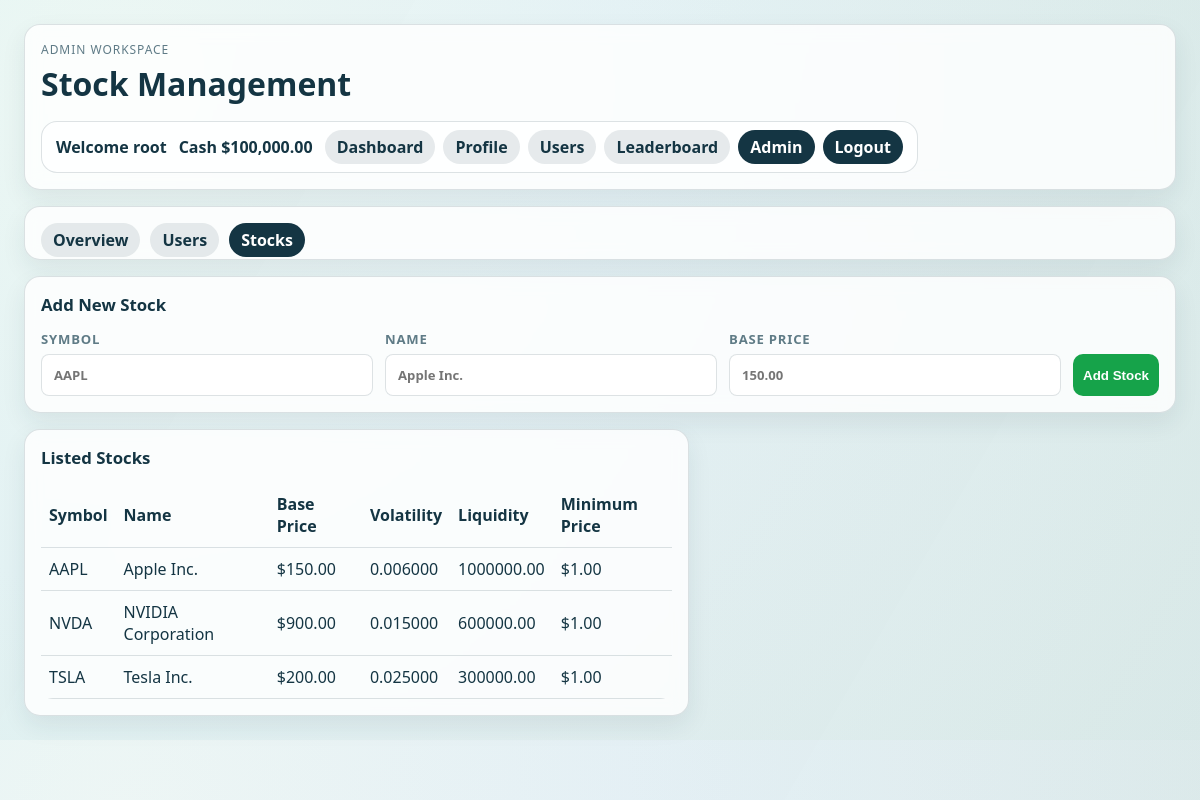
Screenshot of /admin/stocks (signed in) with the database file from the repository.
### models.py (models this page shows, shortened)
class User(UserMixin, db.Model):
    id = db.Column(db.Integer, primary_key=True)
    username = db.Column(db.String(30), unique=True, nullable=False)
    email = db.Column(db.String(120), unique=True, nullable=False)
    password_hash = db.Column(db.String(255), nullable=False)
    is_admin = db.Column(db.Boolean, nullable=False, default=False)
    cash = db.Column(db.Numeric(12, 2), nullable=False, default=Decimal("10000.00"))
    bio = db.Column(db.String(200), nullable=True, default="")
    avatar_url = db.Column(db.String(500), nullable=True, default="")
    hide_holdings = db.Column(db.Boolean, nullable=False, default=False)
    created_at = db.Column(db.DateTime, nullable=False, default=datetime.utcnow)
    holdings = db.relationship("StockHolding", back_populates="user", cascade="all, delete-orphan")
    transactions = db.relationship("StockTransaction", back_populates="user", cascade="all, delete-orphan")

class Stock(db.Model):
    id = db.Column(db.Integer, primary_key=True)
    symbol = db.Column(db.String(10), unique=True, nullable=False)
    name = db.Column(db.String(120), nullable=False)
    base_price = db.Column(db.Numeric(12, 2), nullable=False, default=Decimal("100.00"))
    volatility = db.Column(db.Numeric(8, 6), nullable=False, default=Decimal("0.010000"))
    drift = db.Column(db.Numeric(8, 6), nullable=False, default=Decimal("0.000000"))
    momentum_factor = db.Column(db.Numeric(8, 6), nullable=False, default=Decimal("0.200000"))
    mean_reversion_factor = db.Column(db.Numeric(8, 6), nullable=False, default=Decimal("0.030000"))
    liquidity = db.Column(db.Numeric(14, 2), nullable=False, default=Decimal("500000.00"))
    trade_impact_factor = db.Column(db.Numeric(8, 6), nullable=False, default=Decimal("0.500000"))
    min_price = db.Column(db.Numeric(12, 2), nullable=False, default=Decimal("1.00"))
    created_at = db.Column(db.DateTime, nullable=False, default=datetime.utcnow)
    prices = db.relationship("StockPrice", back_populates="stock", cascade="all, delete-orphan")
    holdings = db.relationship("StockHolding", back_populates="stock", cascade="all, delete-orphan")
    transactions = db.relationship("StockTransaction", back_populates="stock", cascade="all, delete-orphan")

### app.py (the view, shortened to what this page needs)
@app.route("/admin/stocks", methods=["GET", "POST"])
@login_required
@admin_required
def admin_stocks():
    stocks = Stock.query.order_by(Stock.symbol).all()
    return render_template(
        "admin_stocks.html",
        stocks=stocks
    )

### app.py (called while the page is built)
@login_manager.user_loader
def load_user(user_id):
    return User.query.get(int(user_id))

def admin_required(view_func):
    @wraps(view_func)
    def wrapped_view(*args, **kwargs):
        if not current_user.is_authenticated:
            return redirect(url_for("login"))
        if not current_user.is_admin:
            flash("Admin access required.")
            return redirect(url_for("dashboard"))
        return view_func(*args, **kwargs)
    return wrapped_view

### templates/admin_stocks.html (shortened to what this page needs)
<!doctype html>
<html lang="en">
<head>
    <link rel="stylesheet" href="{{ url_for('static', filename='css/dashboard.css') }}">
    <link rel="stylesheet" href="{{ url_for('static', filename='css/admin_stocks.css') }}">
</head>
<body>
    <div class="dashboard-bg"></div>
    <main class="dashboard">
        <header class="page-header panel">
            <div>
                <p class="kicker">Admin Workspace</p>
                <h1>Stock Management</h1>
            </div>
            {% include "_main_nav.html" %}
        </header>
        {% include "_admin_nav.html" %}
        <section class="panel stock-form-panel">
            <h2>Add New Stock</h2>
            <form method="POST" class="stock-form">
                <label>
                    Symbol
                    <input type="text" name="symbol" placeholder="AAPL" required>
                </label>
                <label>
                    Name
                    <input type="text" name="name" placeholder="Apple Inc." required>
                </label>
                <label>
                    Base Price
                    <input type="number" step="0.01" name="base_price" placeholder="150.00" required>
                </label>
                <button class="btn buy" type="submit">Add Stock</button>
            </form>
        </section>
        <section class="panel holding-area">
            <h2>Listed Stocks</h2>
            <div class="table-wrap">
                <table>
                    <thead>
                        <tr>
                            <th>Symbol</th>
                            <th>Name</th>
                            <th>Base Price</th>
                            <th>Volatility</th>
                            <th>Liquidity</th>
                            <th>Minimum Price</th>
                        </tr>
                    </thead>
                    <tbody>
                        {% for stock in stocks %}
                        <tr>
                            <td>{{ stock.symbol }}</td>
                            <td>{{ stock.name }}</td>
                            <td>${{ "%.2f"|format(stock.base_price) }}</td>
                            <td>{{ stock.volatility }}</td>
                            <td>{{ stock.liquidity }}</td>
                            <td>${{ "%.2f"|format(stock.min_price) }}</td>
                        </tr>
                        {% endfor %}
                    </tbody>
                </table>
            </div>
        </section>
    </main>
</body>
</html>

### templates/_main_nav.html
<div class="header-actions">
    <div class="user-panel">
        <div class="user-summary">
            <p class="welcome-text">Welcome {{ current_user.username }}</p>
            <p class="welcome-text">Cash <span id="accountCash">${{ "{:,.2f}".format(current_user.cash|float) }}</span></p>
        </div>
        <nav class="user-links" aria-label="Main navigation">
            <a class="action-link secondary {% if request.endpoint == 'dashboard' %}active{% endif %}" href="{{ url_for('dashboard') }}">Dashboard</a>
            <a class="action-link secondary {% if request.endpoint == 'profile' %}active{% endif %}" href="{{ url_for('profile') }}">Profile</a>
            <a class="action-link secondary {% if request.endpoint == 'users' %}active{% endif %}" href="{{ url_for('users') }}">Users</a>
            <a class="action-link secondary {% if request.endpoint == 'leaderboard' %}active{% endif %}" href="{{ url_for('leaderboard') }}">Leaderboard</a>
            {% if current_user.is_admin %}
                <a class="action-link secondary {% if request.endpoint in ['admin_dashboard', 'admin_users', 'admin_stocks', 'toggle_admin_role'] %}active{% endif %}" href="{{ url_for('admin_dashboard') }}">Admin</a>
            {% endif %}
            <a class="action-link" href="{{ url_for('logout') }}">Logout</a>
        </nav>
    </div>
</div>

### static/css/dashboard.css (style rules this page uses)
:root { --bg-1: #f6fbff; --bg-2: #e8f5f0; --ink: #143543; --muted: #5f7b86; --panel: rgba(255, 255, 255, 0.82); --line: rgba(20, 53, 67, 0.14); --buy: #16a34a; --sell: #dc2626; --up: #16a34a; --down: #dc2626; }
* { box-sizing: border-box; }
body { margin: 0; font-family: "Avenir Next", "Segoe UI", sans-serif; color: var(--ink); background: radial-gradient(circle at 10% 10%, #ffffff 0%, var(--bg-1) 40%, var(--bg-2) 100%); min-width: 320px; }
.dashboard-bg { position: fixed; inset: 0; background-image: linear-gradient(120deg, rgba(12, 158, 108, 0.08) 0%, rgba(19, 73, 125, 0.07) 100%); pointer-events: none; z-index: 0; }
.dashboard { position: relative; z-index: 1; display: grid; gap: 16px; grid-template-columns: repeat(12, 1fr); padding: clamp(12px, 2vw, 24px); max-width: 1280px; margin: 0 auto; }
.panel { background: var(--panel); border: 1px solid var(--line); border-radius: 16px; padding: 16px; backdrop-filter: blur(8px); box-shadow: 0 10px 24px rgba(21, 45, 64, 0.08); }
.page-header { grid-column: 1 / -1; display: flex; justify-content: space-between; align-items: center; gap: 16px; flex-wrap: wrap; }
.page-header > div:first-child { min-width: 220px; }
.header-actions { display: flex; align-items: center; gap: 12px; flex-wrap: wrap; justify-content: flex-end; min-width: min(100%, 680px); }
.user-panel { display: flex; align-items: center; gap: 12px; padding: 8px 14px; border: 1px solid var(--line); border-radius: 16px; background: rgba(255, 255, 255, 0.72); flex-wrap: wrap; justify-content: flex-end; width: 100%; }
.user-summary { display: flex; align-items: center; gap: 12px; flex-wrap: wrap; }
.user-summary .welcome-text:first-child { max-width: 180px; overflow: hidden; text-overflow: ellipsis; white-space: nowrap; }
.welcome-text { margin: 0; font-weight: 600; color: var(--ink); }
.user-links { display: flex; align-items: center; gap: 8px; flex-wrap: wrap; justify-content: flex-end; }
.action-link { display: inline-flex; align-items: center; justify-content: center; min-height: 34px; padding: 0 12px; border-radius: 999px; background: var(--ink); color: #fff; text-decoration: none; font-weight: 600; white-space: nowrap; line-height: 1; }
.action-link.secondary { background: rgba(20, 53, 67, 0.1); color: var(--ink); }
.action-link.active { background: var(--ink); color: #fff; }
.kicker { text-transform: uppercase; letter-spacing: 0.08em; font-size: 0.75rem; color: var(--muted); margin: 0 0 4px; }
h1 { margin: 0; font-size: clamp(1.4rem, 2.8vw, 2rem); }
h2 { margin: 0 0 14px; font-size: 1.05rem; }
label { display: grid; gap: 6px; font-size: 0.92rem; color: var(--muted); }
input, select { border: 1px solid var(--line); border-radius: 10px; padding: 10px; font-size: 1rem; color: var(--ink); background: #fff; min-width: 0; }
.btn { border: none; border-radius: 10px; padding: 10px; font-weight: 700; cursor: pointer; color: #fff; }
.btn.buy { background: var(--buy); }
.holding-area { grid-column: span 7; }
table { width: 100%; border-collapse: collapse; min-width: 640px; }
.table-wrap { max-width: 100%; overflow-x: auto; -webkit-overflow-scrolling: touch; border-radius: 12px; }
th, td { text-align: left; padding: 10px 8px; border-bottom: 1px solid var(--line); }

### static/css/admin_stocks.css (style rules this page uses)
.admin-messages, .stock-form-panel { grid-column: 1 / -1; }
.stock-form { display: grid; grid-template-columns: repeat(3, minmax(160px, 1fr)) auto; gap: 12px; align-items: end; }
.stock-form label { display: flex; flex-direction: column; gap: 6px; color: var(--muted); font-size: 0.82rem; font-weight: 700; text-transform: uppercase; letter-spacing: 0.06em; }
.stock-form input { width: 100%; min-height: 42px; border: 1px solid var(--line); border-radius: 8px; padding: 10px 12px; color: var(--ink); font: inherit; box-sizing: border-box; }
.stock-form button { min-height: 42px; white-space: nowrap; }

### rows the page displays
User: username "root", cash "100,000.00"
Stock: symbol "AAPL", name "Apple Inc.", base_price "150.00", volatility "0.006000", liquidity "1000000.00", min_price "1.00"
Stock: symbol "NVDA", name "NVIDIA Corporation", base_price "900.00", volatility "0.015000", liquidity "600000.00", min_price "1.00"
Stock: symbol "TSLA", name "Tesla Inc.", base_price "200.00", volatility "0.025000", liquidity "300000.00", min_price "1.00"
